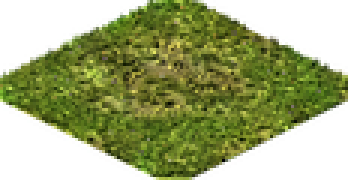
#> input picture tests/e2e/hd/c3/306.png, 116 x 60 px, found by its file name (shown 3 times larger)
$ python test_seams.py
#> lines starting #> are read from the running program, lines starting #| are printed output that depends on the picture
"""Regression test for the dark grid between HD terrain tiles at zoom levels that are not whole numbers.

The engine (src/core/image_hd.c) masks each HD footprint to the original tile outline and the renderer draws it
with linear filtering. This test repeats both in numpy: a 5 x 5 grid of an HD grass tile, drawn at 106% over black
with straight-alpha bilinear sampling (like the GPU). The old mask (exact outline, black transparent pixels, no
atlas padding) shows dark seams; the new mask (outline + 1 original pixel, colour kept, edge-padded atlas) must not.

usage: python test_seams.py [HD tile png, default ~/caesar3/hd/c3/306.png]
"""
import os
import sys
import numpy as np
from PIL import Image

X_START = [28, 26, 24, 22, 20, 18, 16, 14, 12, 10, 8, 6, 4, 2, 0, 0, 2, 4, 6, 8, 10, 12, 14, 16, 18, 20, 22, 24, 26, 28]


def engine_mask(hd, density, grow, keep_colour):
    """the footprint mask of image_hd.c for a 1 x 1 tile"""
    m = np.zeros((30, 58), bool)
    for y, xs in enumerate(X_START):
        m[y, xs:58 - xs] = True
    if grow:
        g = m.copy()
        g[:, 1:] |= m[:, :-1]; g[:, :-1] |= m[:, 1:]; g[1:, :] |= m[:-1, :]; g[:-1, :] |= m[1:, :]
        m = g
    big = np.repeat(np.repeat(m, density, 0), density, 1)
    out = hd.copy()
    out[~big, 3] = 0
    if not keep_colour:
        out[~big, :3] = 0
    return out


def sample(tex, u, v, clamp):
    """straight-alpha bilinear sampling at texel coordinates (u, v); outside the texture: edge copy or black"""
    h, w = tex.shape[:2]
    u0, v0 = np.floor(u - 0.5).astype(int), np.floor(v - 0.5).astype(int)
    fu, fv = (u - 0.5 - u0)[..., None], (v - 0.5 - v0)[..., None]
    def at(x, y):
        inside = (x >= 0) & (x < w) & (y >= 0) & (y < h)
        t = tex[np.clip(y, 0, h - 1), np.clip(x, 0, w - 1)]
        return t if clamp else np.where(inside[..., None], t, 0.0)
    return ((at(u0, v0) * (1 - fu) + at(u0 + 1, v0) * fu) * (1 - fv) +
            (at(u0, v0 + 1) * (1 - fu) + at(u0 + 1, v0 + 1) * fu) * fv)


def draw_grid(tile, density, zoom=1.06, n=5):
    """n x n isometric grid of the tile, drawn like SDL_RenderCopyF with linear filtering, over black"""
    cw, ch = int(60 * n * zoom) + 80, int(30 * n * zoom) + 80
    canvas = np.zeros((ch, cw, 3))
    yy, xx = np.mgrid[0:ch, 0:cw] + 0.5
    for i in range(n):
        for j in range(n):                                   # back to front, like the city drawing order
            x0 = (30 * (i - j) + 30 * n) * zoom + 10
            y0 = (15 * (i + j)) * zoom + 10
            u = (xx - x0) / zoom * density
            v = (yy - y0) / zoom * density
            inside = (u >= 0) & (u < 58 * density) & (v >= 0) & (v < 30 * density)
            s = sample(tile, u, v, clamp=tile.clamp)
            a = (s[..., 3:4] / 255.0) * inside[..., None]
            canvas = canvas * (1 - a) + s[..., :3] / 255.0 * a
    return canvas, n


def seam_darkness(canvas, n, zoom=1.06):
    """mean brightness on the seams between inner tiles, divided by the mean inside the tiles"""
    lum = canvas.mean(-1)
    seam, body = [], []
    for i in range(1, n - 1):
        for j in range(1, n - 1):
            x0 = (30 * (i - j) + 30 * n) * zoom + 10; y0 = (15 * (i + j)) * zoom + 10
            cx, cy = x0 + 29 * zoom, y0 + 15 * zoom
            body.append(lum[int(cy) - 3:int(cy) + 3, int(cx) - 6:int(cx) + 6].mean())
            for t in np.linspace(0.15, 0.85, 12):            # along the lower-right edge of the tile
                sx, sy = cx + 29 * zoom * t, cy + 15 * zoom * (1 - t)
                seam.append(lum[int(sy) - 1:int(sy) + 2, int(sx)].min())   # darkest pixel across the seam
    return np.mean(seam) / np.mean(body)


class Tex(np.ndarray):
    pass


def tile_tex(hd, density, new):
    t = engine_mask(hd, density, grow=new, keep_colour=new).astype(float).view(Tex)
    t.clamp = new                                            # new: edge-padded atlas; old: the next atlas image (black)
    return t


if __name__ == '__main__':
    path = sys.argv[1] if len(sys.argv) > 1 else os.path.expanduser('~/caesar3/hd/c3/306.png')
    hd = np.asarray(Image.open(path).convert('RGBA')).copy()
#> hd is the input picture: shape (60, 116, 4); mean R, G, B, A 112, 126, 43.1, 154.7
    density = hd.shape[1] // 58
#> density = 2
    hd[..., :3] = 128      # plain grey with the tile's alpha: any darker seam comes from the drawing, not the grass
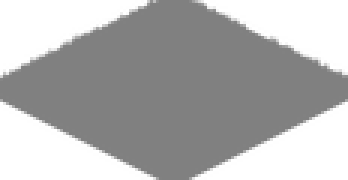
#> hd: shape (60, 116, 4) (shown 3 times larger); mean R, G, B, A 128, 128, 128, 154.7; transparent parts drawn white
    for zoom in (0.8, 1.06, 1.33, 1.5):
        old = seam_darkness(*draw_grid(tile_tex(hd, density, False), density, zoom), zoom)
        new = seam_darkness(*draw_grid(tile_tex(hd, density, True), density, zoom), zoom)
        print(f'zoom {zoom:.0%}: seam brightness / tile brightness: old mask {old:.2f}, new mask {new:.2f}')
        assert new > 0.97, f'dark seams between HD tiles at {zoom:.0%} zoom'
#> this loop made 4 passes
#> old on passes 1 to 4: 0.737, 0.817, 0.67, 0.692
#| zoom 80%: seam brightness / tile brightness: old mask 0.74, new mask 1.00
#| zoom 106%: seam brightness / tile brightness: old mask 0.82, new mask 1.00
#| zoom 133%: seam brightness / tile brightness: old mask 0.67, new mask 1.00
#| zoom 150%: seam brightness / tile brightness: old mask 0.69, new mask 1.00
#> pass 1, in tile_tex, `t = engine_mask(hd, density, grow=new, keep_colour=new).astype(float)...`:
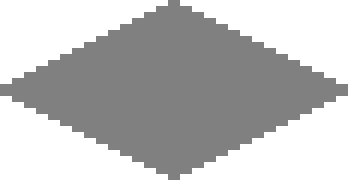
#> t: shape (60, 116, 4) float64 (shown 3 times larger); mean R, G, B, A 66.2, 66.2, 66.2, 131.9; transparent parts drawn white
#> pass 1, in draw_grid, `yy, xx = np.mgrid[0:ch, 0:cw] + 0.5`:
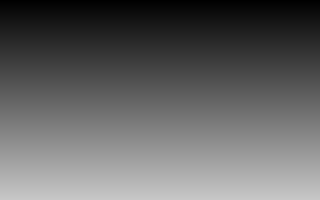
#> yy: shape (200, 320) float64; min 0.5, max 199.5, mean 100
#> pass 1, in draw_grid, `yy, xx = np.mgrid[0:ch, 0:cw] + 0.5`:
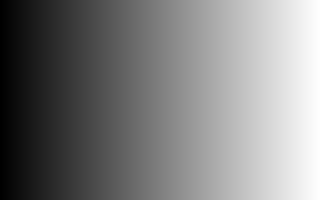
#> xx: shape (200, 320) float64; min 0.5, max 319.5, mean 160; drawn with min black and max white
    print('ok: no dark seams with the new mask')

$ run again, with tests/e2e/hd/c3/246.png copied over tests/e2e/hd/c3/306.png
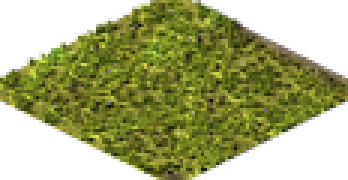
#> input picture tests/e2e/hd/c3/246.png, 116 x 60 px, found by its file name (shown 3 times larger)
#> hd is the input picture: shape (60, 116, 4); mean R, G, B, A 114.5, 117.6, 43.6, 153.9
#> `hd[..., :3] = 128      # plain grey with the tile's alpha: any darker ..`:
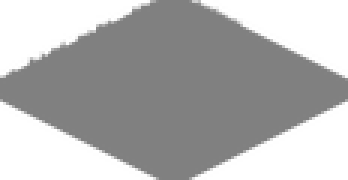
#> hd: shape (60, 116, 4) (shown 3 times larger); mean R, G, B, A 128, 128, 128, 153.9; transparent parts drawn white
#> the loop `for zoom in (0.8, 1.06, 1.33, 1.5):` made 4 passes
#> old on passes 1 to 4: 0.737, 0.817, 0.67, 0.691
#> (printed output is left out)

$ run again, with tests/e2e/hd/c3/247.png copied over tests/e2e/hd/c3/306.png
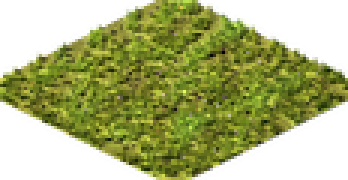
#> input picture tests/e2e/hd/c3/247.png, 116 x 60 px, found by its file name (shown 3 times larger)
#> hd is the input picture: shape (60, 116, 4); mean R, G, B, A 123.5, 132.7, 44.8, 153.9
#> `hd[..., :3] = 128      # plain grey with the tile's alpha: any darker ..`:
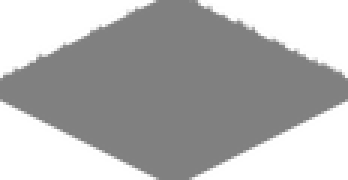
#> hd: shape (60, 116, 4) (shown 3 times larger); mean R, G, B, A 128, 128, 128, 153.9; transparent parts drawn white
#> the loop `for zoom in (0.8, 1.06, 1.33, 1.5):` made 4 passes
#> old on passes 1 to 4: 0.737, 0.816, 0.669, 0.691
#> (printed output is left out)

$ run again, with tests/e2e/hd/c3/248.png copied over tests/e2e/hd/c3/306.png
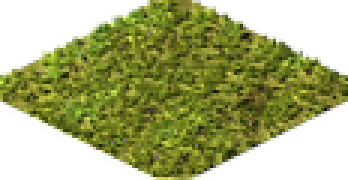
#> input picture tests/e2e/hd/c3/248.png, 116 x 60 px, found by its file name (shown 3 times larger)
#> hd is the input picture: shape (60, 116, 4); mean R, G, B, A 120.7, 129.7, 43.3, 154.2
#> `hd[..., :3] = 128      # plain grey with the tile's alpha: any darker ..`:
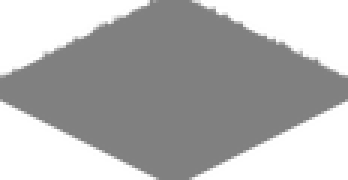
#> hd: shape (60, 116, 4) (shown 3 times larger); mean R, G, B, A 128, 128, 128, 154.2; transparent parts drawn white
#> the loop `for zoom in (0.8, 1.06, 1.33, 1.5):` made 4 passes
#> old on passes 1 to 4: 0.737, 0.816, 0.669, 0.691
#> (printed output is left out)
